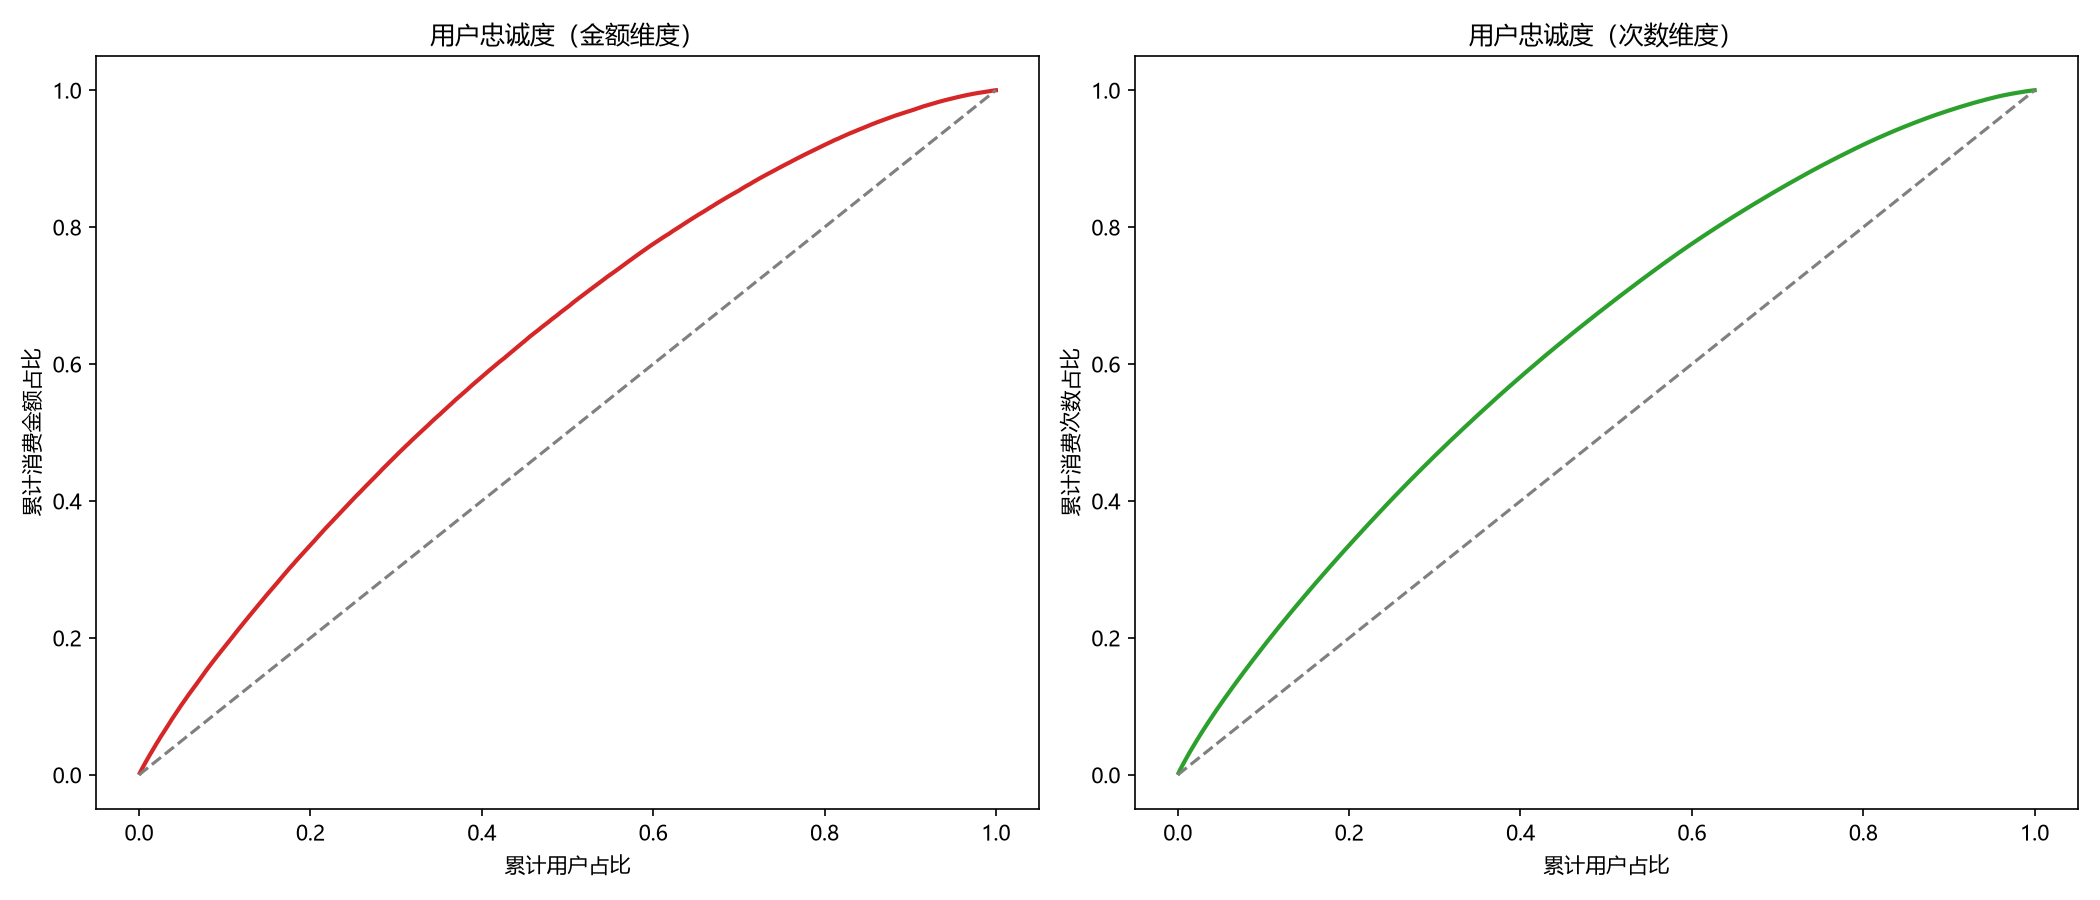

Recreate this plot in Python.
import os
import pandas as pd
import matplotlib.pyplot as plt
import matplotlib
matplotlib.rcParams['font.sans-serif'] = ['Microsoft YaHei', 'SimHei']
matplotlib.rcParams['axes.unicode_minus'] = False

base = r'D:/学习作业/数据可视化/1《CDA 一级认证教材：商业数据分析》'
out = r'D:/学习作业/数据可视化/第2章'
os.makedirs(out, exist_ok=True)

df = pd.read_excel(os.path.join(base, '第2章 数据分析方法/1、分析的基础范式/data-无答案/1-3用户忠诚度模型.xlsx'), sheet_name='销售流水表')
df['消费日期'] = pd.to_datetime(df['消费日期'])

agg = df.groupby('会员编号').agg(
    消费次数=('订单编号', 'count'),
    消费金额=('消费金额', 'sum'),
    最近消费=('消费日期', 'max')
).reset_index()

agg = agg.sort_values(['消费次数', '消费金额'], ascending=False).reset_index(drop=True)
agg['累计人数占比'] = (agg.index + 1) / len(agg)
agg['累计消费金额占比'] = agg['消费金额'].cumsum() / agg['消费金额'].sum()
agg['累计消费次数占比'] = agg['消费次数'].cumsum() / agg['消费次数'].sum()

fig, axes = plt.subplots(1, 2, figsize=(14, 6))

axes[0].plot(agg['累计人数占比'], agg['累计消费金额占比'], color='#d62728', linewidth=2)
axes[0].plot([0, 1], [0, 1], color='gray', linestyle='--')
axes[0].set_xlabel('累计用户占比')
axes[0].set_ylabel('累计消费金额占比')
axes[0].set_title('用户忠诚度（金额维度）')

axes[1].plot(agg['累计人数占比'], agg['累计消费次数占比'], color='#2ca02c', linewidth=2)
axes[1].plot([0, 1], [0, 1], color='gray', linestyle='--')
axes[1].set_xlabel('累计用户占比')
axes[1].set_ylabel('累计消费次数占比')
axes[1].set_title('用户忠诚度（次数维度）')

plt.tight_layout()
plt.savefig(os.path.join(out, '第2章_用户忠诚度模型.png'), dpi=150)
plt.show()

print(agg.head(20).round(4))
